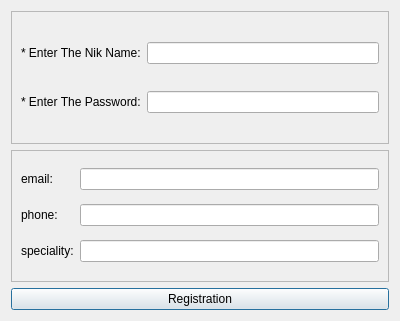
<?xml version="1.0" encoding="UTF-8"?>
<ui version="4.0">
 <class>Dialog</class>
 <widget class="QDialog" name="Dialog">
  <property name="geometry">
   <rect>
    <x>0</x>
    <y>0</y>
    <width>400</width>
    <height>321</height>
   </rect>
  </property>
  <property name="windowTitle">
   <string>User Registration</string>
  </property>
  <layout class="QVBoxLayout" name="verticalLayout">
   <item>
    <widget class="QFrame" name="frame">
     <property name="frameShape">
      <enum>QFrame::StyledPanel</enum>
     </property>
     <property name="frameShadow">
      <enum>QFrame::Raised</enum>
     </property>
     <layout class="QGridLayout" name="gridLayout">
      <item row="0" column="0">
       <widget class="QLabel" name="label">
        <property name="text">
         <string>* Enter The Nik Name:</string>
        </property>
       </widget>
      </item>
      <item row="0" column="1">
       <widget class="QLineEdit" name="nik_name_field"/>
      </item>
      <item row="1" column="0">
       <widget class="QLabel" name="label_2">
        <property name="text">
         <string>* Enter The Password:</string>
        </property>
       </widget>
      </item>
      <item row="1" column="1">
       <widget class="QLineEdit" name="password_field">
        <property name="echoMode">
         <enum>QLineEdit::Password</enum>
        </property>
       </widget>
      </item>
     </layout>
    </widget>
   </item>
   <item>
    <widget class="QFrame" name="frame_2">
     <property name="frameShape">
      <enum>QFrame::StyledPanel</enum>
     </property>
     <property name="frameShadow">
      <enum>QFrame::Raised</enum>
     </property>
     <layout class="QGridLayout" name="gridLayout_2">
      <item row="0" column="0">
       <widget class="QLabel" name="label_3">
        <property name="text">
         <string>email:</string>
        </property>
       </widget>
      </item>
      <item row="0" column="1">
       <widget class="QLineEdit" name="email_field"/>
      </item>
      <item row="1" column="0">
       <widget class="QLabel" name="label_4">
        <property name="text">
         <string>phone:</string>
        </property>
       </widget>
      </item>
      <item row="1" column="1">
       <widget class="QLineEdit" name="phone_field"/>
      </item>
      <item row="2" column="0">
       <widget class="QLabel" name="label_5">
        <property name="text">
         <string>speciality:</string>
        </property>
       </widget>
      </item>
      <item row="2" column="1">
       <widget class="QLineEdit" name="specialty_field"/>
      </item>
     </layout>
    </widget>
   </item>
   <item>
    <widget class="QPushButton" name="user_registration_button">
     <property name="text">
      <string>Registration</string>
     </property>
    </widget>
   </item>
  </layout>
 </widget>
 <resources/>
 <connections/>
</ui>
